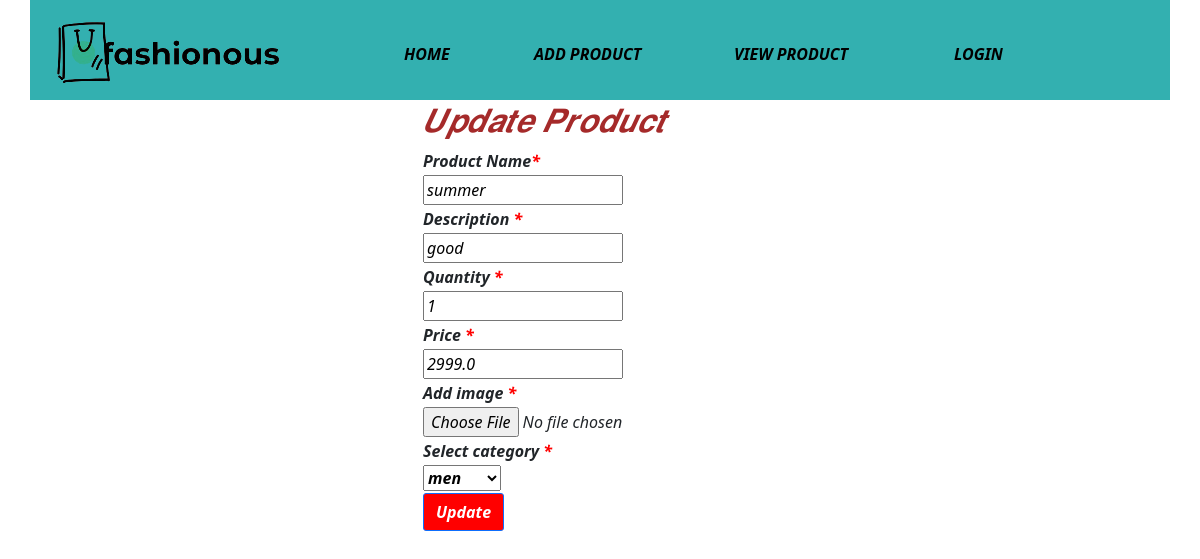
The app's page /seller/update/38 (signed in) with its own data.
### seller/models.py (models this page shows, shortened)
class Product(models.Model):
    name=models.TextField(max_length=100,null=True)
    description=models.TextField(max_length=100,null=True)
    quantity=models.IntegerField(null=True)
    price=models.FloatField(null=True)
    image=models.ImageField(upload_to='product',null=True)
    category=models.ForeignKey(Category,on_delete=models.CASCADE,null=True)

### seller/views.py (the view, shortened to what this page needs)
# urls.py: path('update/<int:pid>',views.update_product,name='update_product')
def update_product(request,pid):
    if 'seller' in request.session:
        cat=Category.objects.all()
        product=Product.objects.get(id=pid)
        return render(request,'seller/update_product.html',{'product':product,'cat':cat})
    else:
        return render(request,'seller/s_home.html')

### seller/templates/seller/update_product.html (shortened to what this page needs)
{% load static %}
<!DOCTYPE html>
<html lang="en">
<head>
    <link rel="stylesheet" href="https://cdn.jsdelivr.net/npm/bootstrap@5.3.2/dist/css/bootstrap.min.css">
</head>
<body>
    <div class="container">
        <div class="row" id="row1">
            <div class="col-3">
                <img src="{% static 'images/fashionous_logo.jpg' %}" alt="" style="width: 250px; mix-blend-mode: darken;">
            </div>
            <div class="col-9">
                <form action="" method="post">
                    <table id="tabble1">
                        <tr>
                            <th><button style="margin-left: 70px;"><a href="{% url 'seller:s_home' %}">HOME</a></button></th>
                            <th><button><a href="{% url 'seller:add_product' %}">ADD PRODUCT</a></button></th>
                            <th><button><a href="{% url 'seller:view_product' %}">VIEW PRODUCT</a></button></th>
                            <th><button style="margin-left: 20px;"><a href="{% url 'seller:s_login' %}">LOGIN</a></button></th>
                        </tr>
                    </table>
                </form>
            </div>
        </div>
        <div class="row" id="row2">
            <div class="col-4"></div>
            <div class="col-4">
                <form action="" method="post" enctype="multipart/form-data" >
                    <table>
                        <tr>
                            <th><h2>𝑼𝒑𝒅𝒂𝒕𝒆 𝑷𝒓𝒐𝒅𝒖𝒄𝒕</h2></th>
                        </tr>
                        <tr>
                            <th><label for=""> Product Name<span>*</span></label></th>
                        </tr>
                        <tr>
                            <th><input type="text" name="name" value="{{product.name}}" placeholder="product"></th>
                        </tr>
                        <tr>
                            <th><label for="">Description <span>*</span></label></th>
                        </tr>
                        <tr>
                            <th><input type="text" name="description" value="{{product.description}}" placeholder="description"></th>
                        </tr>
                        <tr>
                            <th><label for="">Quantity <span>*</span></label></th>
                        </tr>
                        <tr>
                            <th><input type="number" name='quantity' value="{{product.quantity}}" placeholder="Quantity"></th>
                        </tr>
                        <tr>
                            <th><label for="">Price <span>*</span></label></th>
                        </tr>
                        <tr>
                            <th><input type="float" name="price" value="{{product.price}}" placeholder="price"></th>
                        </tr>
                        <tr>
                            <th><label for="">Add image <span>*</span></label></th>
                        </tr>
                        <tr>
                            <th><input type="file" value="{{product.image.url}}" name="image"></th>
                        </tr>
                        <tr>
                            <th><label for="">Select category <span>*</span></label></th>
                        </tr>
                        <tr>
                            <th><select name="cat" id="">
                                {% for i in cat %}
                                <option value="{{i.id}}">{{i.name}}</option>
                                {% endfor %}
                            </select></th>
                        </tr>
                        <tr><th><button type="submit" type="button" class="btn btn-primary" data-bs-toggle="#exampleModal">Update</button><br><p id="click"></p></th></tr>
            </div>
        </div>
    </div>
</body>
</html>

### seller/templates/seller/update_product.html (style rules this page uses)
#row1 table tr th { width: 200px; }
#row1 table { margin-top: 40px; }
#row1 { background-color: #33B0B0 ; }
#row1 button { background-color:#33B0B0 ; border: none; }
button a { text-decoration:none; color: black; font-style: italic; font-weight: 700; }
input { font-style: italic; width: 200px; }
label { font-style: italic; }
select { font-style: italic; font-weight: 600; }
option { font-style: italic; }
h2 { font-style: italic; color:brown; }
span { color: red; }
#row2 table th button { background-color: red; border-radius: 3px; color: white; font-weight: 600; font-style: italic; }

### records on screen
Product: name "summer", description "good", quantity "1", price "2999.0"

### other values on screen
form field cat "men"
